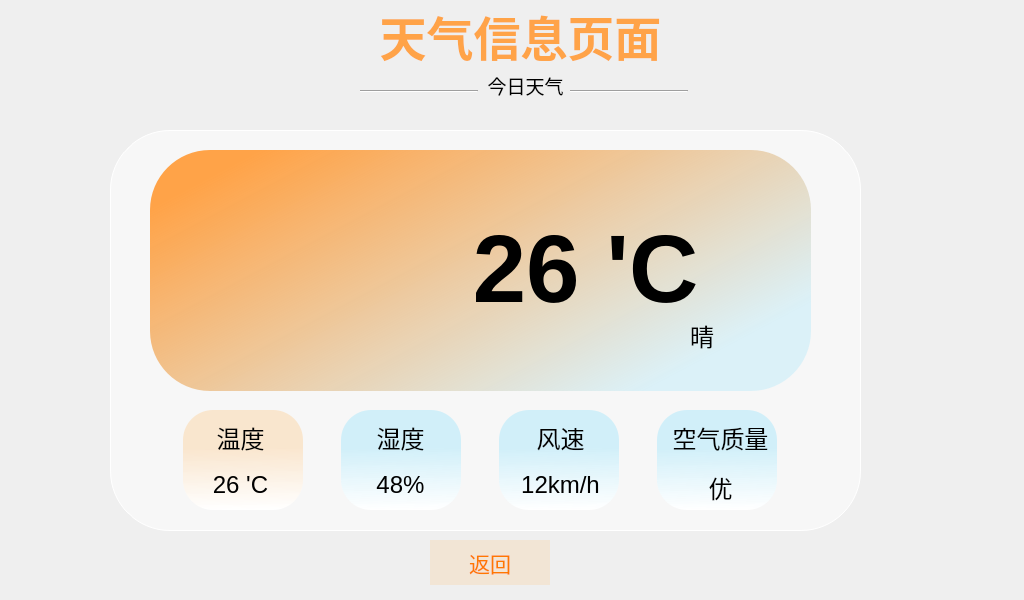
<?xml version="1.0" encoding="UTF-8"?>
<ui version="4.0">
 <class>WeatherDialog</class>
 <widget class="QDialog" name="WeatherDialog">
  <property name="geometry">
   <rect>
    <x>0</x>
    <y>0</y>
    <width>1024</width>
    <height>600</height>
   </rect>
  </property>
  <property name="minimumSize">
   <size>
    <width>1024</width>
    <height>600</height>
   </size>
  </property>
  <property name="maximumSize">
   <size>
    <width>1024</width>
    <height>600</height>
   </size>
  </property>
  <property name="windowTitle">
   <string>天气信息</string>
  </property>
  <widget class="QLabel" name="labelTitle">
   <property name="geometry">
    <rect>
     <x>380</x>
     <y>0</y>
     <width>281</width>
     <height>71</height>
    </rect>
   </property>
   <property name="styleSheet">
    <string notr="true">font-size:35pt; font-weight:bold; color:rgb(255, 163, 72);</string>
   </property>
   <property name="text">
    <string>天气信息页面</string>
   </property>
   <property name="alignment">
    <set>Qt::AlignCenter</set>
   </property>
  </widget>
  <widget class="QLabel" name="label">
   <property name="geometry">
    <rect>
     <x>0</x>
     <y>0</y>
     <width>1024</width>
     <height>600</height>
    </rect>
   </property>
   <property name="minimumSize">
    <size>
     <width>1024</width>
     <height>600</height>
    </size>
   </property>
   <property name="maximumSize">
    <size>
     <width>1024</width>
     <height>600</height>
    </size>
   </property>
   <property name="styleSheet">
    <string notr="true">border-image: url(:/icons/res/icons/weather/bg_weather.svg);</string>
   </property>
   <property name="text">
    <string/>
   </property>
  </widget>
  <widget class="QFrame" name="weatherwindows">
   <property name="geometry">
    <rect>
     <x>110</x>
     <y>130</y>
     <width>751</width>
     <height>401</height>
    </rect>
   </property>
   <property name="styleSheet">
    <string notr="true">QFrame#weatherwindows{
	border-radius:60px;
	border:1px solid white;
background-color: rgba(255, 255, 255,0.5);

}
</string>
   </property>
   <property name="frameShape">
    <enum>QFrame::NoFrame</enum>
   </property>
   <property name="frameShadow">
    <enum>QFrame::Raised</enum>
   </property>
   <widget class="QLabel" name="label_3">
    <property name="geometry">
     <rect>
      <x>40</x>
      <y>20</y>
      <width>661</width>
      <height>241</height>
     </rect>
    </property>
    <property name="styleSheet">
     <string notr="true">border-radius:60px;
background-color: qlineargradient(spread:pad, x1:0.031, y1:0.198409, x2:0.892, y2:0.79, stop:0 rgb(255, 163, 72), stop:1 rgba(153, 228, 252,0.3));</string>
    </property>
    <property name="text">
     <string/>
    </property>
   </widget>
   <widget class="QLabel" name="label_2">
    <property name="geometry">
     <rect>
      <x>10</x>
      <y>20</y>
      <width>250</width>
      <height>250</height>
     </rect>
    </property>
    <property name="minimumSize">
     <size>
      <width>250</width>
      <height>250</height>
     </size>
    </property>
    <property name="maximumSize">
     <size>
      <width>250</width>
      <height>250</height>
     </size>
    </property>
    <property name="styleSheet">
     <string notr="true">border-image: url(:/icons/res/icons/weather/icon_sun_cloud.svg);
</string>
    </property>
    <property name="text">
     <string/>
    </property>
   </widget>
   <widget class="QLabel" name="label_4">
    <property name="geometry">
     <rect>
      <x>360</x>
      <y>40</y>
      <width>231</width>
      <height>201</height>
     </rect>
    </property>
    <property name="styleSheet">
     <string notr="true"/>
    </property>
    <property name="text">
     <string>&lt;html&gt;&lt;head/&gt;&lt;body&gt;&lt;p align=&quot;center&quot;&gt;&lt;span style=&quot; font-size:72pt; font-weight:700;&quot;&gt;26 'C&lt;/span&gt;&lt;/p&gt;&lt;/body&gt;&lt;/html&gt;</string>
    </property>
   </widget>
   <widget class="QLabel" name="label_5">
    <property name="geometry">
     <rect>
      <x>580</x>
      <y>180</y>
      <width>41</width>
      <height>51</height>
     </rect>
    </property>
    <property name="text">
     <string>&lt;html&gt;&lt;head/&gt;&lt;body&gt;&lt;p&gt;&lt;span style=&quot; font-size:18pt;&quot;&gt;晴&lt;/span&gt;&lt;/p&gt;&lt;/body&gt;&lt;/html&gt;</string>
    </property>
   </widget>
   <widget class="QLabel" name="label_6">
    <property name="geometry">
     <rect>
      <x>73</x>
      <y>280</y>
      <width>120</width>
      <height>100</height>
     </rect>
    </property>
    <property name="minimumSize">
     <size>
      <width>120</width>
      <height>100</height>
     </size>
    </property>
    <property name="maximumSize">
     <size>
      <width>120</width>
      <height>100</height>
     </size>
    </property>
    <property name="styleSheet">
     <string notr="true">
border-radius:30px;
background-color: qlineargradient(spread:pad, x1:0.516, y1:0.113409, x2:0.526, y2:1, stop:0.304124 rgba(255, 190, 111,0.3), stop:1 rgba(255, 255, 255, 255));</string>
    </property>
    <property name="text">
     <string/>
    </property>
   </widget>
   <widget class="QLabel" name="label_7">
    <property name="geometry">
     <rect>
      <x>231</x>
      <y>280</y>
      <width>120</width>
      <height>100</height>
     </rect>
    </property>
    <property name="minimumSize">
     <size>
      <width>120</width>
      <height>100</height>
     </size>
    </property>
    <property name="maximumSize">
     <size>
      <width>120</width>
      <height>100</height>
     </size>
    </property>
    <property name="styleSheet">
     <string notr="true">
border-radius:30px;
background-color: qlineargradient(spread:pad, x1:0.516, y1:0.113409, x2:0.526, y2:1, stop:0.304124 rgba(153, 228, 252,0.4), stop:1 rgba(255, 255, 255, 255));</string>
    </property>
    <property name="text">
     <string/>
    </property>
   </widget>
   <widget class="QLabel" name="label_8">
    <property name="geometry">
     <rect>
      <x>389</x>
      <y>280</y>
      <width>120</width>
      <height>100</height>
     </rect>
    </property>
    <property name="minimumSize">
     <size>
      <width>120</width>
      <height>100</height>
     </size>
    </property>
    <property name="maximumSize">
     <size>
      <width>120</width>
      <height>100</height>
     </size>
    </property>
    <property name="styleSheet">
     <string notr="true">border-radius:30px;
background-color: qlineargradient(spread:pad, x1:0.516, y1:0.113409, x2:0.526, y2:1, stop:0.304124 rgba(153, 228, 252,0.4), stop:1 rgba(255, 255, 255, 255));</string>
    </property>
    <property name="text">
     <string/>
    </property>
   </widget>
   <widget class="QLabel" name="label_9">
    <property name="geometry">
     <rect>
      <x>547</x>
      <y>280</y>
      <width>120</width>
      <height>100</height>
     </rect>
    </property>
    <property name="minimumSize">
     <size>
      <width>120</width>
      <height>100</height>
     </size>
    </property>
    <property name="maximumSize">
     <size>
      <width>120</width>
      <height>100</height>
     </size>
    </property>
    <property name="styleSheet">
     <string notr="true">border-radius:30px;
background-color: qlineargradient(spread:pad, x1:0.516, y1:0.113409, x2:0.526, y2:1, stop:0.304124 rgba(153, 228, 252,0.4), stop:1 rgba(255, 255, 255, 255));</string>
    </property>
    <property name="text">
     <string/>
    </property>
   </widget>
   <widget class="QLabel" name="label_11">
    <property name="geometry">
     <rect>
      <x>240</x>
      <y>290</y>
      <width>101</width>
      <height>31</height>
     </rect>
    </property>
    <property name="text">
     <string>&lt;html&gt;&lt;head/&gt;&lt;body&gt;&lt;p align=&quot;center&quot;&gt;&lt;span style=&quot; font-size:18pt;&quot;&gt;湿度&lt;/span&gt;&lt;/p&gt;&lt;/body&gt;&lt;/html&gt;</string>
    </property>
   </widget>
   <widget class="QLabel" name="label_12">
    <property name="geometry">
     <rect>
      <x>80</x>
      <y>290</y>
      <width>101</width>
      <height>31</height>
     </rect>
    </property>
    <property name="text">
     <string>&lt;html&gt;&lt;head/&gt;&lt;body&gt;&lt;p align=&quot;center&quot;&gt;&lt;span style=&quot; font-size:18pt;&quot;&gt;温度&lt;/span&gt;&lt;/p&gt;&lt;/body&gt;&lt;/html&gt;</string>
    </property>
   </widget>
   <widget class="QLabel" name="label_13">
    <property name="geometry">
     <rect>
      <x>400</x>
      <y>290</y>
      <width>101</width>
      <height>31</height>
     </rect>
    </property>
    <property name="text">
     <string>&lt;html&gt;&lt;head/&gt;&lt;body&gt;&lt;p align=&quot;center&quot;&gt;&lt;span style=&quot; font-size:18pt;&quot;&gt;风速&lt;/span&gt;&lt;/p&gt;&lt;/body&gt;&lt;/html&gt;</string>
    </property>
   </widget>
   <widget class="QLabel" name="label_14">
    <property name="geometry">
     <rect>
      <x>560</x>
      <y>290</y>
      <width>101</width>
      <height>31</height>
     </rect>
    </property>
    <property name="text">
     <string>&lt;html&gt;&lt;head/&gt;&lt;body&gt;&lt;p align=&quot;center&quot;&gt;&lt;span style=&quot; font-size:18pt;&quot;&gt;空气质量&lt;/span&gt;&lt;/p&gt;&lt;/body&gt;&lt;/html&gt;</string>
    </property>
   </widget>
   <widget class="QLabel" name="label_15">
    <property name="geometry">
     <rect>
      <x>80</x>
      <y>340</y>
      <width>101</width>
      <height>31</height>
     </rect>
    </property>
    <property name="text">
     <string>&lt;html&gt;&lt;head/&gt;&lt;body&gt;&lt;p align=&quot;center&quot;&gt;&lt;span style=&quot; font-size:18pt;&quot;&gt;26 'C&lt;/span&gt;&lt;/p&gt;&lt;/body&gt;&lt;/html&gt;</string>
    </property>
   </widget>
   <widget class="QLabel" name="label_16">
    <property name="geometry">
     <rect>
      <x>240</x>
      <y>340</y>
      <width>101</width>
      <height>31</height>
     </rect>
    </property>
    <property name="text">
     <string>&lt;html&gt;&lt;head/&gt;&lt;body&gt;&lt;p align=&quot;center&quot;&gt;&lt;span style=&quot; font-size:18pt;&quot;&gt;48%&lt;/span&gt;&lt;/p&gt;&lt;/body&gt;&lt;/html&gt;</string>
    </property>
   </widget>
   <widget class="QLabel" name="label_17">
    <property name="geometry">
     <rect>
      <x>400</x>
      <y>340</y>
      <width>101</width>
      <height>31</height>
     </rect>
    </property>
    <property name="text">
     <string>&lt;html&gt;&lt;head/&gt;&lt;body&gt;&lt;p align=&quot;center&quot;&gt;&lt;span style=&quot; font-size:18pt;&quot;&gt;12km/h&lt;/span&gt;&lt;/p&gt;&lt;/body&gt;&lt;/html&gt;</string>
    </property>
   </widget>
   <widget class="QLabel" name="label_18">
    <property name="geometry">
     <rect>
      <x>560</x>
      <y>340</y>
      <width>101</width>
      <height>31</height>
     </rect>
    </property>
    <property name="text">
     <string>&lt;html&gt;&lt;head/&gt;&lt;body&gt;&lt;p align=&quot;center&quot;&gt;&lt;span style=&quot; font-size:18pt;&quot;&gt;优&lt;/span&gt;&lt;/p&gt;&lt;/body&gt;&lt;/html&gt;</string>
    </property>
   </widget>
  </widget>
  <widget class="QPushButton" name="btnBack">
   <property name="geometry">
    <rect>
     <x>430</x>
     <y>540</y>
     <width>120</width>
     <height>45</height>
    </rect>
   </property>
   <property name="minimumSize">
    <size>
     <width>120</width>
     <height>45</height>
    </size>
   </property>
   <property name="styleSheet">
    <string notr="true">QPushButton{
    border-radius: 30px;
    background-color:rgba(255, 190, 111,0.2);
    color:rgb(255, 120, 0);
    font-size:16pt;
    border:2px;
    outline:none; /* 消除焦点虚线框 */
}
QPushButton:pressed{
    background-color:rgb(255, 163, 72);
    color:white;
}
</string>
   </property>
   <property name="text">
    <string>返回</string>
   </property>
  </widget>
  <widget class="QLabel" name="label_10">
   <property name="geometry">
    <rect>
     <x>480</x>
     <y>70</y>
     <width>91</width>
     <height>31</height>
    </rect>
   </property>
   <property name="text">
    <string>&lt;html&gt;&lt;head/&gt;&lt;body&gt;&lt;p align=&quot;center&quot;&gt;&lt;span style=&quot; font-size:14pt;&quot;&gt;今日天气&lt;/span&gt;&lt;/p&gt;&lt;/body&gt;&lt;/html&gt;</string>
   </property>
  </widget>
  <widget class="Line" name="line">
   <property name="geometry">
    <rect>
     <x>360</x>
     <y>90</y>
     <width>118</width>
     <height>3</height>
    </rect>
   </property>
   <property name="orientation">
    <enum>Qt::Horizontal</enum>
   </property>
  </widget>
  <widget class="Line" name="line_2">
   <property name="geometry">
    <rect>
     <x>570</x>
     <y>90</y>
     <width>118</width>
     <height>3</height>
    </rect>
   </property>
   <property name="orientation">
    <enum>Qt::Horizontal</enum>
   </property>
  </widget>
  <zorder>label</zorder>
  <zorder>labelTitle</zorder>
  <zorder>weatherwindows</zorder>
  <zorder>btnBack</zorder>
  <zorder>label_10</zorder>
  <zorder>line</zorder>
  <zorder>line_2</zorder>
 </widget>
 <resources/>
 <connections/>
</ui>
